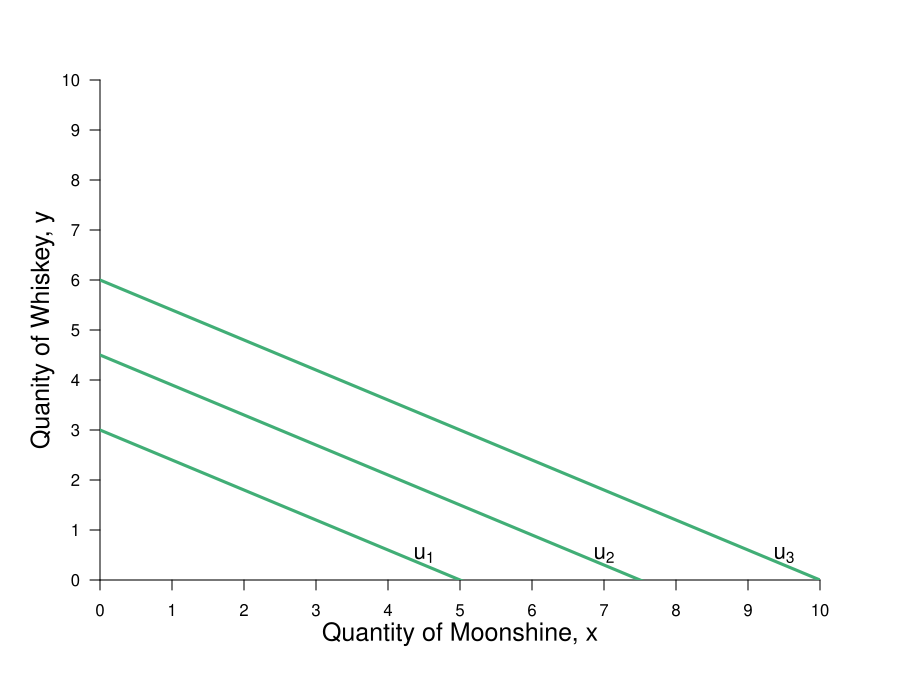

The script that saved this image:
require(shape)
pdf(file = "bfh-textbook/constrained_optimization/perfect_substitutes.pdf", width = 9, height = 7)

#Set parameters for graphics
axislabelsize <- 1.5
labelsize <- 1.3
graphlinewidth <- 3
segmentlinewidth <- 2

COL <- c("#7fc97f", "#beaed4", "#fdc086", "#ffff99", "#386cb0", "#f0027f", "#bf5b17", "#666666")
COLA <- c("#99d8c9","#66c2a4","#41ae76", "#238b45", "#005824")
COLB <- c("#4eb3d3", "#2b8cbe", "#0868ac","#084081")

#Edited the margins to cater for the larger LHS labels
par(mar =  c(6, 5, 4, 4))

PriceLine <- function(x, w = 10, p = 1) {
  w - p*x
}


xlims <- c(0, 10)
ylims <- c(0, 10)

npts <- 501 
x <- seq(xlims[1], xlims[2], length.out = npts)
y <- seq(ylims[1], ylims[2], length.out = npts) 
a <- c(13, 16.75, 19.25)

plot(0, 0, xlim = xlims, ylim = ylims, type = "n",
     xlab = expression(paste("")),
     ylab = expression(paste("")), 
     xaxt = "n", 
     yaxt = "n", 
     cex.lab = axislabelsize, 
     bty = "n",
     xaxs="i", 
     yaxs="i")

ticksy <- seq(from = 0, to = ylims[2], by = 1)
ylabels <- seq(from = 0, to = ylims[2], by = 1)
ticksx <- seq(from = 0, to = xlims[2], by = 1)
xlabels <- seq(from = 0, to = xlims[2], by = 1)
# ticksy <- c(0, 13, 15, 17, ylims[2])
# ylabels <- c(NA, expression(paste(y == u[1])), expression(paste(y == u[2])), expression(paste(y == u[3])), NA)
# ticksx <- c(0,  xlims[2])
# xlabels <- c(NA, NA)

axis(1, at = ticksx, pos = 0, labels = xlabels)
axis(2, at = ticksy, pos = 0, labels = ylabels, las = 1)

npts <- 500 
xx1 <- seq(xlims[1], xlims[2], length.out = npts)

lines(xx1, bcA(xx1, w = 3, p = 3/5), col = COLA[3], lwd = graphlinewidth)
lines(xx1, bcA(xx1, w = 4.5, p = 3/5), col = COLA[3], lwd = graphlinewidth)
lines(xx1, bcA(xx1, w = 6, p = 3/5), col = COLA[3], lwd = graphlinewidth)
# lines(xx1, PriceLine(xx1, w = 10, p = 4), col = COLB[3], lwd = graphlinewidth)
# lines(xx1, PriceLine(xx1, w = 10, p = 1), col = COLB[3], lwd = graphlinewidth)
# lines(xx1, PriceLine(xx1, w = 10, p = 1.5), col = COLB[3], lwd = graphlinewidth)

#lines(xx1, offerCurve(xx1, w = 10, rmax = 2, xmax = 12), col = COL[3], lwd = graphlinewidth)
#lines(xx1, indiffA1(xx1, uA = 20, rmax = 2.5, xmax = 10), col = COLB[4], lwd = graphlinewidth)



mtext(expression(paste("Quantity of Moonshine, ", x)), side=1, line = 2.5, cex = axislabelsize)
text(-0.8, 0.5*ylims[2], expression(paste("Quanity of Whiskey, ", y)), xpd = TRUE, cex = axislabelsize, srt = 90) 

#segments(4.11765, 6.17647, 5.88, 8.88, lty = 1, col = COL[2] , lwd = graphlinewidth)
#text(7.3, 3, expression("Pareto Efficient"))
#text(7.3, 2.5, expression("Curve"))
#Arrows(7.3, 3.5, 7.3, 6.1, col = "black", lty = 1, lwd = 2, arr.type = "triangle", arr.lwd = 0.5)

#Label the iso-welfare functions for the HG, Aisha
text(4.5, .5, expression(u[1]), cex = labelsize)
text(7, .5, expression(u[2]), cex = labelsize)
text(9.5, .5, expression(u[3]), cex = labelsize)

#text(9, 10, expression("Offer Curve"))
#text(6.6, 8.3, expression(u[4]^A))

#Label the indifference curves for the HG, Betty
# text(7.6, 17, expression(u[1]^B))
# text(6.75, 17, expression(u[2]^B))
# text(6, 17, expression(u[3]^B))
#text(3.4, 6.9, expression(v[4]^B))

# xx2 <- seq(2, xlims[2], length.out = npts)
# lines(xx2, offerCurve(xx2, w = 10, rmax = 2, xmax = 12), col = COL[3], lwd = graphlinewidth)

#Graph left and right shoes
#2 for 2
# segments(2, 2, 2, ylims[2], lty = 1, col = COLA[3] , lwd = graphlinewidth)
# segments(2, 2, xlims[2], 2, lty = 1, col = COLA[3] , lwd = graphlinewidth)
# segments(4, 4, 4, ylims[2], lty = 1, col = COLA[3] , lwd = graphlinewidth)
# segments(4, 4, xlims[2], 4, lty = 1, col = COLA[3] , lwd = graphlinewidth)
# 
# segments(6, 6, 6, ylims[2], lty = 1, col = COLA[3] , lwd = graphlinewidth)
# segments(6, 6, xlims[2], 6, lty = 1, col = COLA[3] , lwd = graphlinewidth)
#points(6, 6, pch = 16, col = "black", cex = 1.5)

# par(new = TRUE)
# 
# #Use the same x and ylims as previously, but with locations switched
# xlims2 <- c(18, 0)
# ylims2 <- c(18, 0)

#Leave the ylab and xlab blank to ensure no axes titles
# plot(0, 0, xlim = xlims2, ylim = ylims2, type = "n",
#      xlab = expression(paste("")),
#      ylab = expression(paste("")),
#      xaxt = "n", 
#      yaxt = "n", 
#      cex.lab = 1.3, 
#      bty = "n",
#      xaxs="i", 
#      yaxs="i")
# 
# 
# lines(xx1, indiffAlow(xx1, uA = 46.08, alpha = 16, beta = 1/24), col = COL[2], lwd = graphlinewidth)


#Set up axes at sides 3 and 4 (top and right)
# axis(side = 3, at = ticksx, pos = 0, labels = xlabels)
# axis(side = 4, at = ticksy, pos = 0, labels = ylabels, las = 0)
# mtext("B's Apples, x", side=3, line = 2.5, cex = axislabelsize)
# text(-0.8, 7, expression(paste("B's Oranges, y")), xpd = TRUE, cex = axislabelsize, srt = 270) 
# 
# #Add arrows:
# arrows(-0.8, 10, -0.8, 14, xpd = TRUE, length=0.1,angle=40,lwd=3)
# arrows(6.2, -1.8, 9, -1.8, xpd = TRUE, length=0.1,angle=40,lwd=3)
# 

dev.off()
